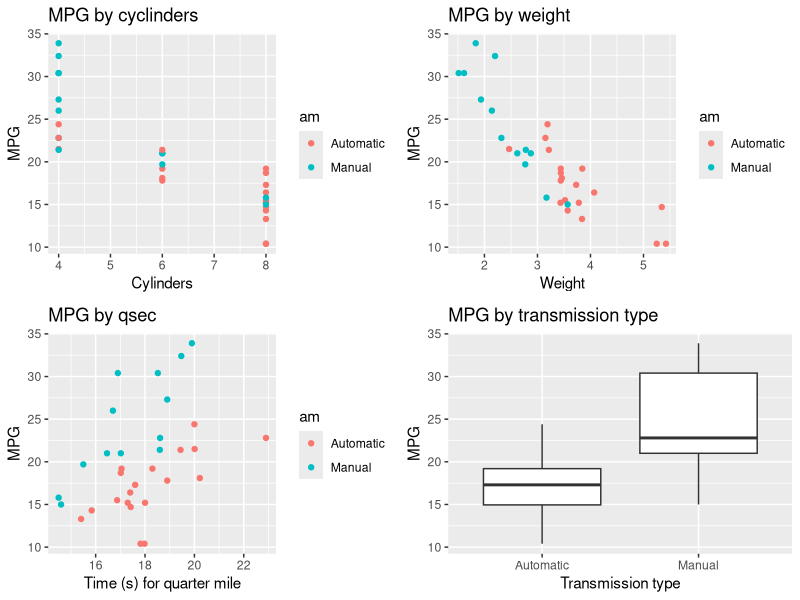
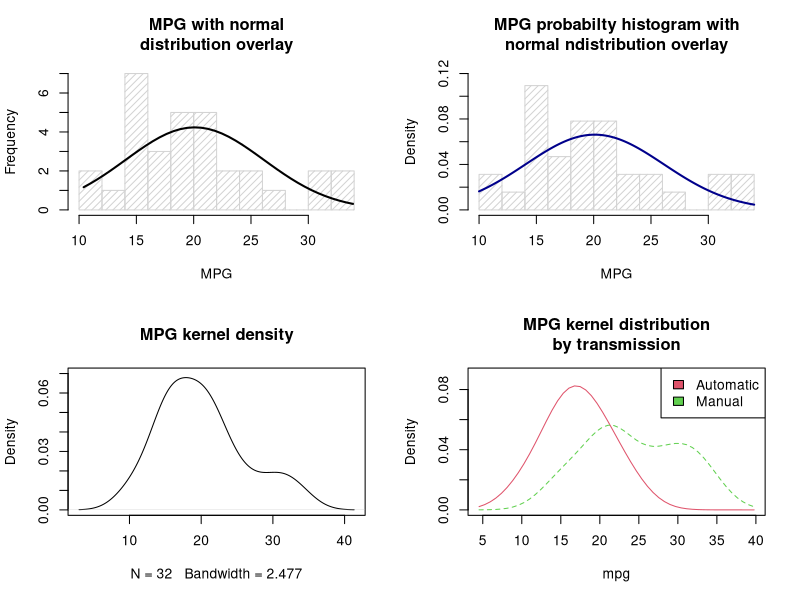
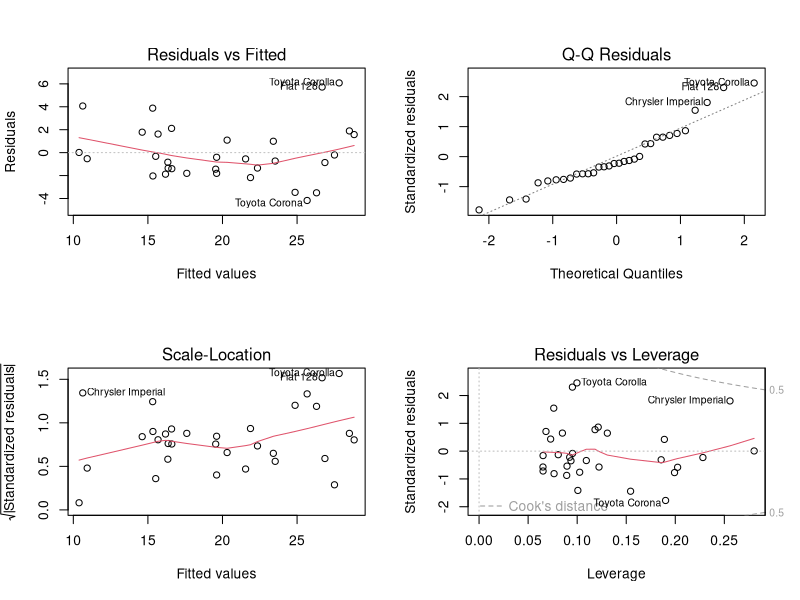

R code for these plots, in order:
## ---- chunk 1
library(car)
library(MASS)
library(ggplot2)
library(sm)
library(gridExtra)
## ---- chunk 2
M1 <- mtcars
M1$vs <- as.factor(M1$vs)
M1$am <- factor(M1$am, labels = c("Automatic", "Manual"))
mpg <- M1$mpg
meanMPG <- mean(mpg)
sdMPG <- sd(mpg)
## ---- chunk 3
tt <- t.test(mpg ~ am, data = mtcars)
## ---- chunk 4
# nested model selection
lmam <- lm(mpg ~ am, data = M1)
lmwt <- update(lmam, mpg ~ am + wt, data = M1)
lmcyl <- update(lmam, mpg ~ am + wt + cyl, data = M1) # anova best model
lmdisp <- update(lmam, mpg ~ am + wt + cyl + disp, data = M1)
lmhp <- update(lmam, mpg ~ am + wt + cyl + disp + hp, data = M1)
lmdrat <- update(lmam, mpg ~ am + wt + cyl + disp + hp + drat, data = M1)
lmqsec <- update(lmam, mpg ~ am + wt + cyl + disp + hp + drat + qsec, data = M1)
lmvs <- update(lmam, mpg ~ am + wt + cyl + disp + hp + drat + qsec + vs, data = M1)
lmgear <- update(lmam, mpg ~ am + wt + cyl + disp + hp + drat + qsec + vs + gear, data = M1)
lmcarb <- update(lmam, mpg ~ am + wt + cyl + disp + hp + drat + qsec + vs + gear + carb, data = M1)
lmANOVA <- anova(lmam, lmwt, lmcyl, lmdisp, lmhp, lmdrat, lmqsec, lmvs, lmgear, lmcarb)
lmA <- lmANOVA$call
## ---- chunk 5
summary(M1)
str(M1)
par(mfrow=c(1,1))
p1 <- ggplot(M1, aes(x=cyl, y=mpg, color=am)) + geom_point() + ggtitle("MPG by cyclinders") + xlab("Cylinders") + ylab("MPG")
p2 <- ggplot(M1, aes(x=wt, y=mpg, color=am)) + geom_point() + ggtitle("MPG by weight") + xlab("Weight") + ylab("MPG")
p3 <- ggplot(M1, aes(x=qsec, y=mpg, color=am)) + geom_point() + ggtitle("MPG by qsec") + xlab("Time (s) for quarter mile") + ylab("MPG")
p4 <- ggplot(data = M1, aes(x=factor(am), y=mpg)) + geom_boxplot() + ggtitle("MPG by transmission type") + xlab("Transmission type") + ylab("MPG")
grid.arrange(p1, p2, p3, p4)
## ---- chunk 6
par(mfrow=c(2,2))

# frequency histogram
histMPG<-hist(mpg, breaks = 10, density = 20, col = "lightgray", xlab = "MPG", main = "MPG with normal\ndistribution overlay") 
xfit<-seq(min(mpg), max(mpg), length=40) 
yfit<-dnorm(xfit, mean = meanMPG, sd = sdMPG) 
yfit <- yfit*diff(histMPG$mids[1:2]) * length(mpg) 
lines(xfit, yfit, col = "black", lwd = 2)

# density histogram
hist(mpg, density=20, breaks=10, prob=TRUE, 
     xlab = "MPG", ylim=c(0, .12), 
     main = "MPG probabilty histogram with\nnormal ndistribution overlay")
curve(dnorm(x, mean = meanMPG, sd = sdMPG), 
       col = "darkblue", lwd = 2, add = TRUE, yaxt = "n")

# Kernel Density Plot
plot(density(mtcars$mpg), main = "MPG kernel density", ylim=c(0., .07))

# densities by am
sm.density.compare(M1$mpg, M1$am, xlab="mpg")
title(main="MPG kernel distribution\nby transmission")
colfill<-c(2:(2+length(levels(M1$am)))) 
legend("topright",levels(M1$am), fill=colfill) 
## ---- chunk 7
lmANOVA
plot(lmcyl)
